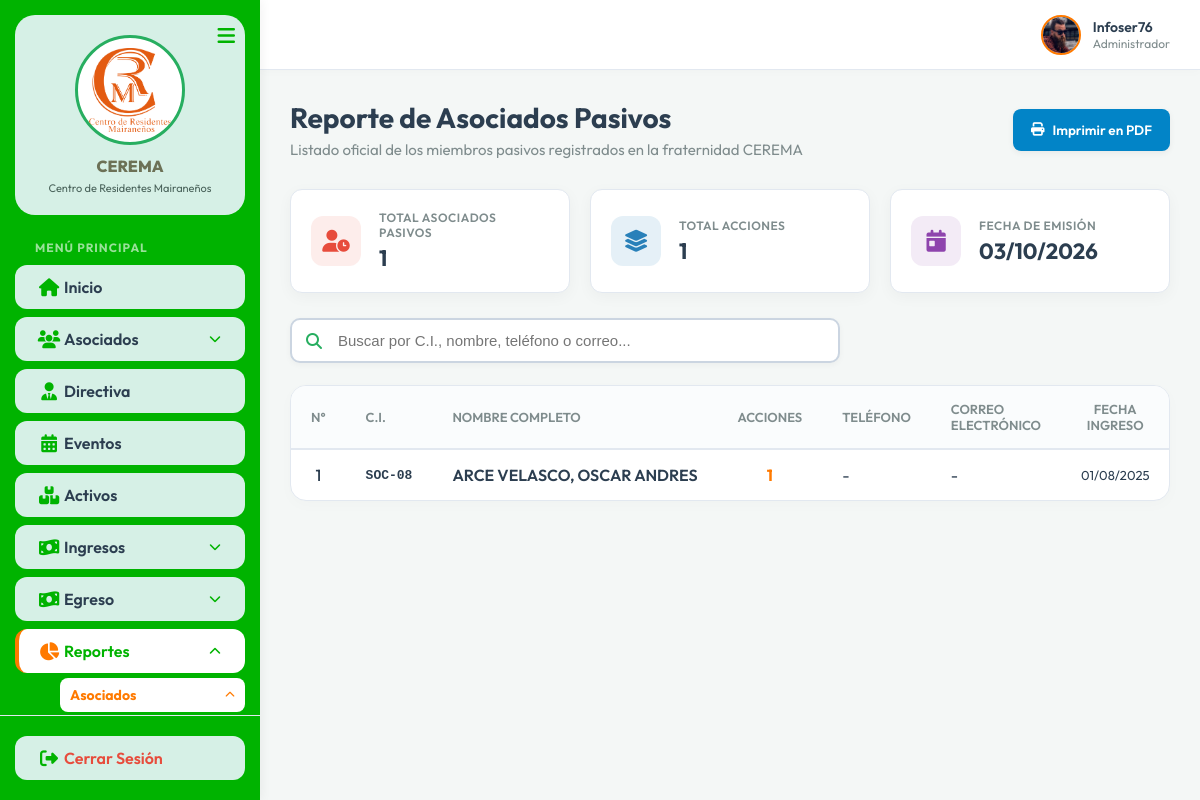
The page /Controller/reporte.controller.php?type=socios_pasivos (signed in) on the database as committed earlier.
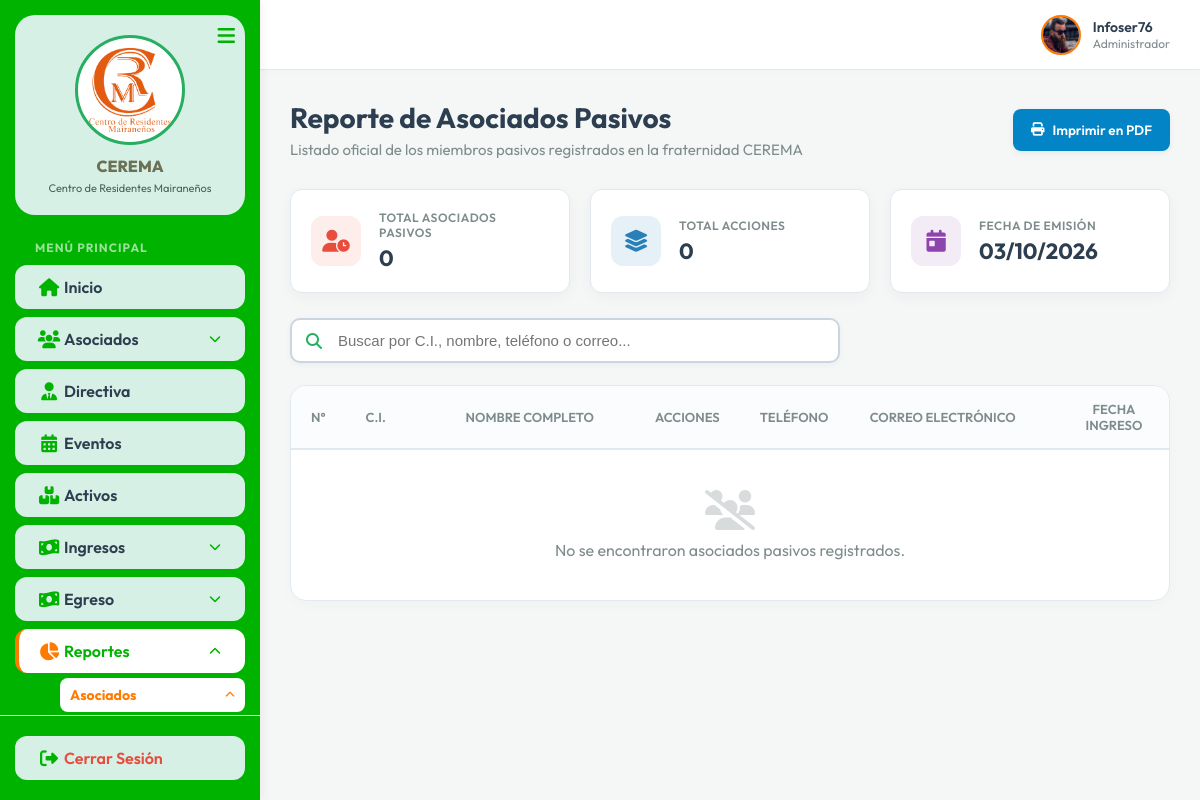
The same page on the database as committed later.
### tables this page shows
CREATE TABLE `asociados` (
  `id_socio` int(11) NOT NULL AUTO_INCREMENT,
  `ci` varchar(20) NOT NULL,
  `complemento` varchar(5) DEFAULT NULL,
  `ap_paterno` varchar(25) NOT NULL,
  `ap_materno` varchar(25) NOT NULL,
  `nombre` varchar(50) NOT NULL,
  `acciones` int(2) DEFAULT 1,
  `cuota_inicial` decimal(10,2) NOT NULL DEFAULT 0.00,
  `telefono` varchar(20) DEFAULT NULL,
  `correo` varchar(150) DEFAULT NULL,
  `fecha_ingreso` date NOT NULL,
  `created_at` timestamp NOT NULL DEFAULT current_timestamp(),
  `fechaRegistro` datetime DEFAULT NULL,
  `fechaEdicion` datetime DEFAULT NULL,
  `estado` enum('Activo','Inactivo','Pasivo') NOT NULL DEFAULT 'Activo',
  PRIMARY KEY (`id_socio`)
);

### Model/mreporte.php (called while the page is built, shortened)
<?php
class ReporteModel {
    private $conn;
    public function __construct($db) {
        $this->conn = $db;
    }
    private function ensureOtrosGastosColumnsExist() {
        try { $this->conn->exec("ALTER TABLE otros_gastos ADD COLUMN unidad_medida VARCHAR(50) DEFAULT 'Glb'"); } catch (Exception $e) {}
        try { $this->conn->exec("ALTER TABLE otros_gastos ADD COLUMN cantidad DECIMAL(10,2) DEFAULT 1.00"); } catch (Exception $e) {}
        try { $this->conn->exec("ALTER TABLE otros_gastos ADD COLUMN precio DECIMAL(10,2) DEFAULT NULL"); } catch (Exception $e) {}
    }
    public function getSociosPasivos() {
        $query = "SELECT
                    id_socio,
                    ci,
                    complemento,
                    ap_paterno,
                    ap_materno,
                    nombre,
                    COALESCE(acciones, 1) as acciones,
                    COALESCE(cuota_inicial, 0.00) as cuota_inicial,
                    telefono,
                    correo,
                    fecha_ingreso,
                    estado
                  FROM asociados
                  WHERE estado = 'Pasivo' OR estado = 'Moroso'
                  ORDER BY ap_paterno ASC, ap_materno ASC, nombre ASC";
        $stmt = $this->conn->prepare($query);
        $stmt->execute();
        return $stmt;
    }
    public function getTodosSocios() {
        $query = "SELECT
                    id_socio,
                    ci,
                    complemento,
                    ap_paterno,
                    ap_materno,
                    nombre,
                    COALESCE(acciones, 1) as acciones,
                    COALESCE(cuota_inicial, 0.00) as cuota_inicial,
                    telefono,
                    correo,
                    fecha_ingreso,
                    estado
                  FROM asociados
                  ORDER BY ap_paterno ASC, ap_materno ASC, nombre ASC";
        $stmt = $this->conn->prepare($query);
        $stmt->execute();
        return $stmt;
    }
}
?>

### View/vreporte_socios_pasivos.php (the view, shortened to what the rows shown need)
<?php
require_once __DIR__ . '/header.php';
$socios_rows = [];
if (isset($socios) && $socios->rowCount() > 0) {
    $socios_rows = $socios->fetchAll(PDO::FETCH_ASSOC);
}
?>
<div id="screenReportView">
    <div class="dashboard-header">
        <div class="header-actions" style="display: flex; justify-content: space-between; align-items: center; flex-wrap: wrap; gap: 15px;">
            <div>
                <h1 class="page-title">Reporte de Asociados Pasivos</h1>
            </div>
        </div>
    </div>
    <div class="table-container">
        <table class="data-table" id="reporteSociosTable">
            <thead>
                <tr>
                    <th style="width: 45px; text-align: center;">N°</th>
                    <th style="width: 100px;">C.I.</th>
                    <th style="white-space: nowrap;">Nombre Completo</th>
                    <th style="width: 80px; text-align: center;">Acciones</th>
                    <th style="width: 110px;">Teléfono</th>
                    <th>Correo Electrónico</th>
                    <th style="width: 110px; text-align: center;">Fecha Ingreso</th>
                </tr>
            </thead>
            <tbody>
                <?php
                if (count($socios_rows) > 0):
                    $count = 1;
                    foreach ($socios_rows as $row):
                        $nombreCompleto = htmlspecialchars($row['ap_paterno'] . ' ' . $row['ap_materno'] . ', ' . $row['nombre']);
                        $fechaIngreso = !empty($row['fecha_ingreso']) ? date('d/m/Y', strtotime($row['fecha_ingreso'])) : '-';
                ?>
                    <tr>
                        <td style="text-align: center; font-weight: 500;"><?php echo $count++; ?></td>
                        <td style="font-weight: 600; font-family: monospace; font-size: 13px; white-space: nowrap;"><?php echo htmlspecialchars($row['ci'] . (!empty($row['complemento']) ? '-' . $row['complemento'] : '')); ?></td>
                        <td style="font-weight: 600; color: var(--text-main); white-space: nowrap;"><?php echo $nombreCompleto; ?></td>
                        <td style="text-align: center; font-weight: 700; color: var(--primary);"><?php echo htmlspecialchars($row['acciones']); ?></td>
                        <td style="white-space: nowrap;"><?php echo !empty($row['telefono']) ? htmlspecialchars($row['telefono']) : '-'; ?></td>
                        <td><?php echo !empty($row['correo']) ? htmlspecialchars($row['correo']) : '-'; ?></td>
                        <td style="text-align: center; font-size: 13px; white-space: nowrap;"><?php echo $fechaIngreso; ?></td>
                    </tr>
                <?php
                    endforeach;
                endif; ?>
            </tbody>
        </table>
    </div>
</div>
<link rel="stylesheet" href="../css/reporte.css">

Rows that differ between the two databases and show on the page:
no longer on this page (row edited): asociados: ci "SOC-08", nombreCompleto "ARCE VELASCO, OSCAR ANDRES", acciones "1", fecha_ingreso "01/08/2025"
Other text that changed with them:
$stats['total_pasivos']: "1" → "0"
$stats['total_acciones']: "1" → "0"
text now shown: "No se encontraron asociados pasivos registrados."
